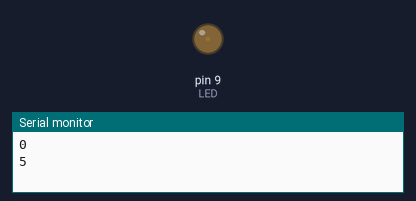
A sketch run on a simulated Arduino Uno, built with avr-gcc and run on an emulated ATmega328P. Shown: output pins drawn as LEDs (lit = HIGH), the last lines printed to the serial monitor.

Above: at 0.05 s.
At 0.6 s:
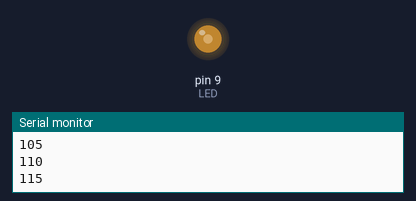
At 1.2 s:
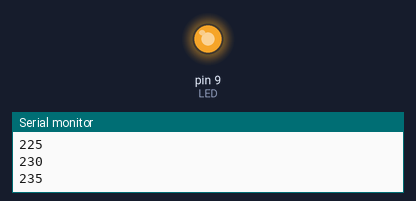
At 2.35 s:
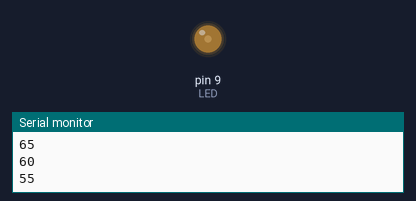
Timing chart, 0 to 6.0 s (numbered marks = the images above):
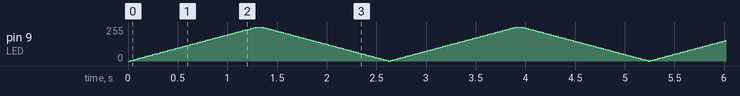

The sketch:

LED_Dimmen.ino
```cpp
// Tyler Deck
// Dimmen einer LED
//14.12.2022

int LED = 9;
int MS = 25;
int Hell = 0;

void setup()
{
  Serial.begin(9600);
}

void loop()
{   for(Hell; Hell <256; Hell=Hell+5)
  {
    analogWrite(LED, Hell);
    Serial.println(Hell);
    delay(MS);
  }
  for(Hell; Hell>0; Hell=Hell-5)
  {
    analogWrite(LED, Hell);
    Serial.println(Hell);
    delay(MS);
  }
  Serial.print("Fertig");

}
```
